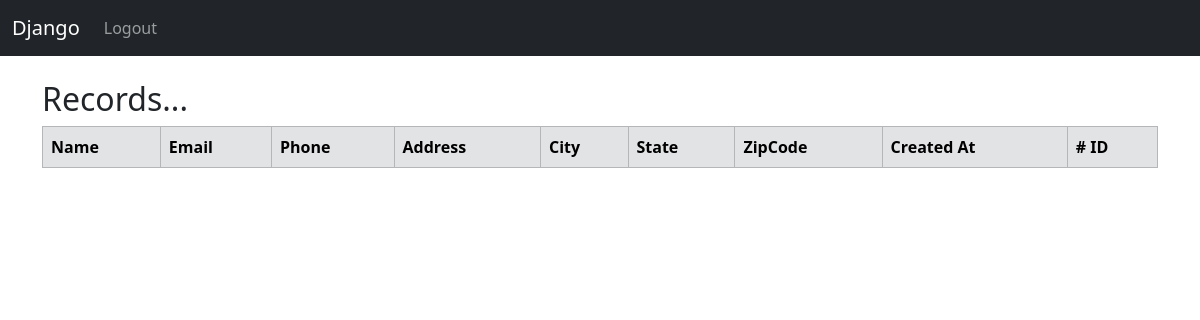
Before: / (signed in) with the older database file.
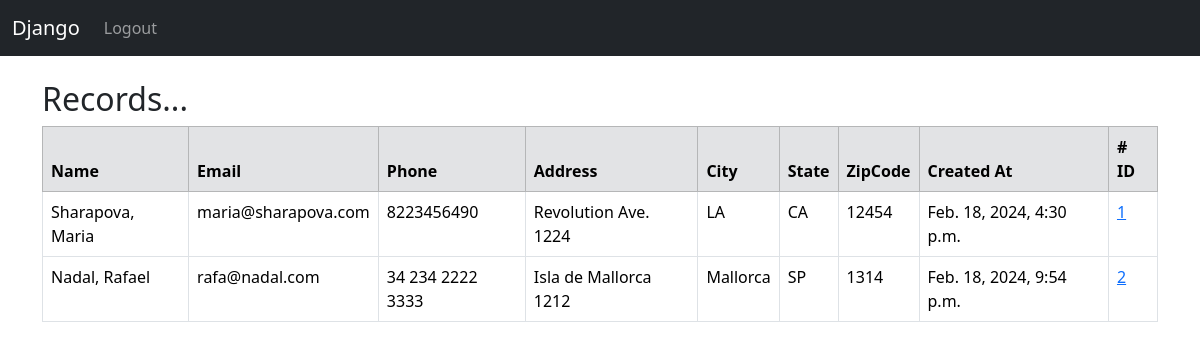
After: the same page with the newer database file.
### website/models.py (models this page shows, shortened)
class Record(models.Model):
    created_at = models.DateTimeField(auto_now_add=True)
    first_name = models.CharField(max_length=40)
    last_name = models.CharField(max_length=50)
    email = models.CharField(max_length=50)
    phone = models.CharField(max_length=20)
    address = models.CharField(max_length=50)
    city = models.CharField(max_length=50)
    state = models.CharField(max_length=50)
    zipcode = models.CharField(max_length=10)

### website/views.py (the view)
# urls.py: path('', views.home, name='home'),
def home(request):
    records = Record.objects.all()
    if request.method == "POST":
        username = request.POST['username']
        password = request.POST['password']
        user = authenticate(request, username=username, password=password)
        if user is not None:
            login(request, user)
            messages.success(request, "You Have Been Logged In")
            return redirect ('home')
        else:
            messages.success(request, "There Was An Error, Please Try Again...")
            return redirect ('home')
    else:
        return render(request, 'home.html', {'records':records})

### website/templates/home.html (shortened to what this page needs)
{% extends 'base.html' %}
{% block content %}
    {% if user.is_authenticated %}
        <br><h2>Records...</h2>
        <table class="table table-hover table-bordered">
          <thead class="table-secondary">
            <tr>
              <th scope="col">Name</th>
              <th scope="col">Email</th>
              <th scope="col">Phone</th>
              <th scope="col">Address</th>
              <th scope="col">City</th>
              <th scope="col">State</th>
              <th scope="col">ZipCode</th>
              <th scope="col">Created At</th>
              <th scope="col"># ID</th>
            </tr>
          </thead>
          <tbody>
              {% if records %}
              {% for record_for in records %}
            <tr>
              <td>{{ record_for.last_name }}, {{ record_for.first_name }}</td>
              <td>{{ record_for.email }}</td>
              <td>{{ record_for.phone }}</td>
              <td>{{ record_for.address }}</td>
              <td>{{ record_for.city }}</td>
              <td>{{ record_for.state }}</td>
              <td>{{ record_for.zipcode }}</td>
              <td>{{ record_for.created_at }}</td>
              <td><a href="{% url 'record' record_for.id %}">{{ record_for.id }}</a></td>
            </tr>
              {% endfor %}
            {% endif %}
          </tbody>
        </table>
{% endif %}
{% endblock %}

### website/templates/base.html (shortened to what this page needs)
<!DOCTYPE html>
<html lang="en">
<head>
    <link href="https://cdn.jsdelivr.net/npm/bootstrap@5.3.2/dist/css/bootstrap.min.css" rel="stylesheet">
</head>
<body>
{% include 'navbar.html' %}
<div class="container">
    {% block content %}
    {% endblock %}
</div>
</body>
</html>

### website/templates/navbar.html (shortened to what this page needs)
    <nav class="navbar navbar-expand-lg navbar-dark bg-dark">
        <div class="container-fluid">
          <a class="navbar-brand" href="{% url 'home' %}">Django</a>
          <div class="collapse navbar-collapse" id="navbarSupportedContent">
            <ul class="navbar-nav me-auto mb-2 mb-lg-0">
              {% if user.is_authenticated %}
                <li class="nav-item">
                  <a class="nav-link" href="{% url 'logout' %}">Logout</a>
                </li>
              {% endif %}
            </ul>
          </div>
        </div>
      </nav>

Changed rows visible on the page:
added Record: last_name "Sharapova", first_name "Maria", email "maria@sharapova.com", phone "8223456490", address "Revolution Ave. 1224", city "LA", state "CA", zipcode "12454", created_at "Feb. 18, 2024, 4:30 p.m.", id "1"
added Record: last_name "Nadal", first_name "Rafael", email "rafa@nadal.com", phone "34 234 2222 3333", address "Isla de Mallorca 1212", city "Mallorca", state "SP", zipcode "1314", created_at "Feb. 18, 2024, 9:54 p.m.", id "2"
